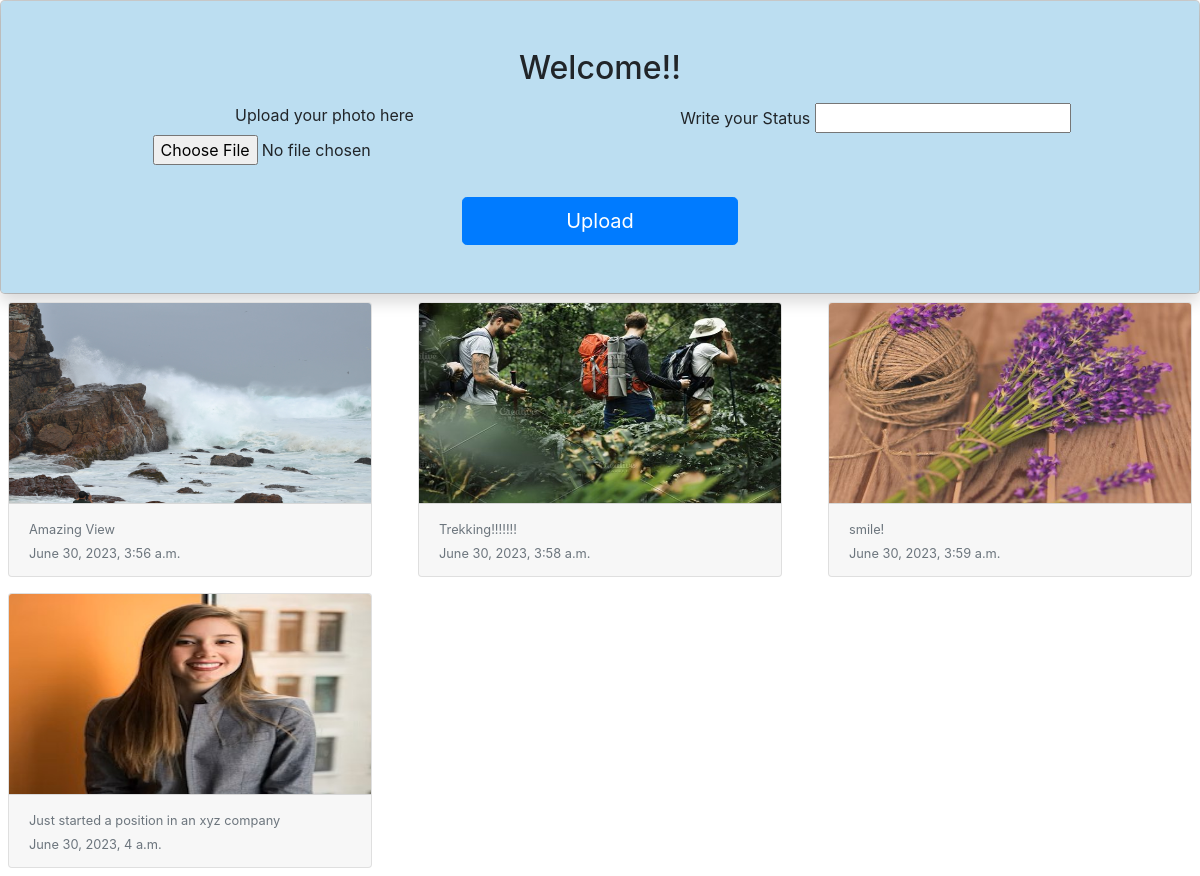
The page / on the database its author committed.
### Upload/models.py (models this page shows)
class ImageModel(models.Model):
 photo = models.ImageField(upload_to="myimage")
 status=models.CharField(max_length=200)
 posted_on = models.DateTimeField(auto_now_add=True)

### Upload/views.py (the view)
# urls.py: path('', views.home)
def home(request):
 if request.method == "POST":
  form = ImageForm(request.POST, request.FILES)
  if form.is_valid():
   form.save()
 form = ImageForm()
 img = ImageModel.objects.all()
 return render(request, 'home.html', {'img':img, 'form':form})

### Upload/forms.py
class ImageForm(forms.ModelForm):
    class Meta:
        model=ImageModel
        fields='__all__'

### templates/home.html (shortened to what this page needs)
<!doctype html>
<html lang="en">
  <head>
    <link rel="stylesheet" href="https://cdn.jsdelivr.net/npm/bootstrap@4.5.3/dist/css/bootstrap.min.css">
  </head>
  <body>
        <div class="modal-content rounded-4 shadow head">
            <div class="modal-body p-5 text-center">
                <h2 class="fw-bold mb-3">Welcome!!</h2>
                <form action="" method="post" enctype="multipart/form-data" class="">
                    <div class="d-flex">
                      <div class="col-sm-6 mb-3">
                        <label for="firstName" class="form-label">Upload your photo here</label>
                        {{form.photo}}
                    </div>
                    <div class="col-sm-6">
                        <label for="firstName" class="form-label">Write your Status</label>
                        {{form.status}}
                    </div>
                    </div>
                    <input  type="submit" class="btn btn-lg btn-primary mt-3 w-25" value="Upload">
                </form>
            </div>
        </div>
    <div class="row">
     {% for x in img %}
      <div class="col-sm-4">
       <div class="card m-2">
        <img src="{{x.photo.url}}" alt="" class="card-img-top" height="200px">
        <div class="card-footer">
         <div><small class="text-muted">{{x.status}}</small></div>
         <div><small class="text-muted">{{x.posted_on}}</small></div>
        </div>
       </div>
      </div>
     {% endfor %}
    </div>
  </body>
</html>

### templates/home.html (style rules this page uses)
.head { background-color: rgb(188, 222, 241); }

### rows shown on the page
ImageModel: photo (picture), status "Amazing View", posted_on "June 30, 2023, 3:56 a.m."
ImageModel: photo (picture), status "Trekking!!!!!!!", posted_on "June 30, 2023, 3:58 a.m."
ImageModel: photo (picture), status "smile!", posted_on "June 30, 2023, 3:59 a.m."
ImageModel: photo (picture), status "Just started a position in an xyz company", posted_on "June 30, 2023, 4 a.m."
